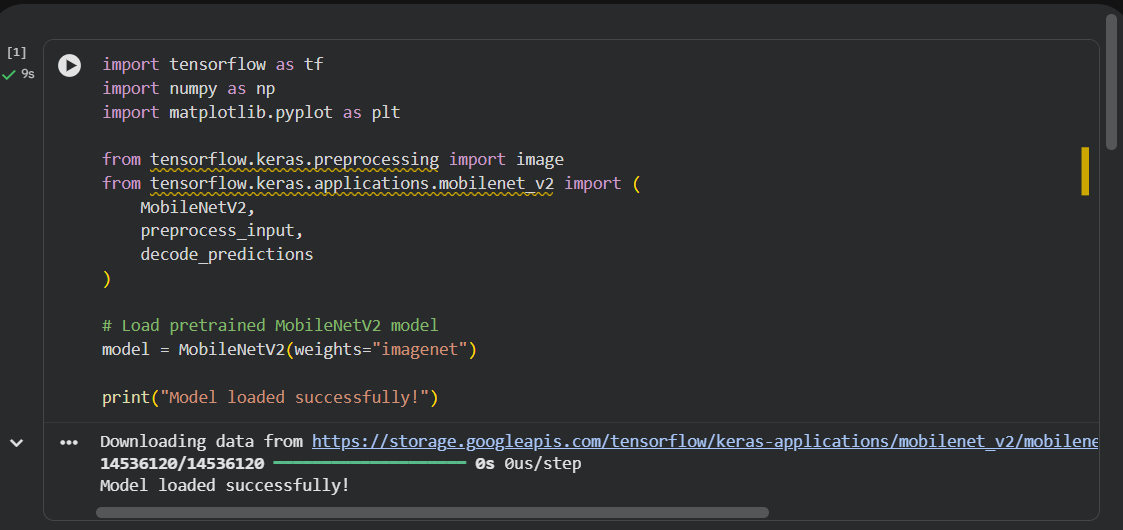
#> input picture Sample/op1.png, 1123 x 530 px, found by its file name
$ jupyter execute Exp23.ipynb
#> lines starting #> are read from the running program, lines starting #| are printed output that depends on the picture
<a href="https://colab.research.google.com/github/Swetha0407/Computer-vision/blob/main/Exp23.ipynb" target="_parent"></a>

[cell 1]
from google.colab import files
import cv2
import numpy as np
import matplotlib.pyplot as plt

# Upload an image
uploaded = files.upload()
#> the answer given: op1.png
filename = list(uploaded.keys())[0]

# Read the uploaded image
image = cv2.imread(filename)
#> image is the input picture: shape (530, 1123, 3); mean B, G, R 49.5, 47.9, 46

if image is None:
    print("Error: Unable to read the image.")
else:
    # Convert image to grayscale
    gray = cv2.cvtColor(image, cv2.COLOR_BGR2GRAY)

    # Define the kernel
    kernel = cv2.getStructuringElement(
        cv2.MORPH_ELLIPSE, (15, 15)
    )

    # Apply Top-Hat transformation
    tophat = cv2.morphologyEx(
        gray, cv2.MORPH_TOPHAT, kernel
    )
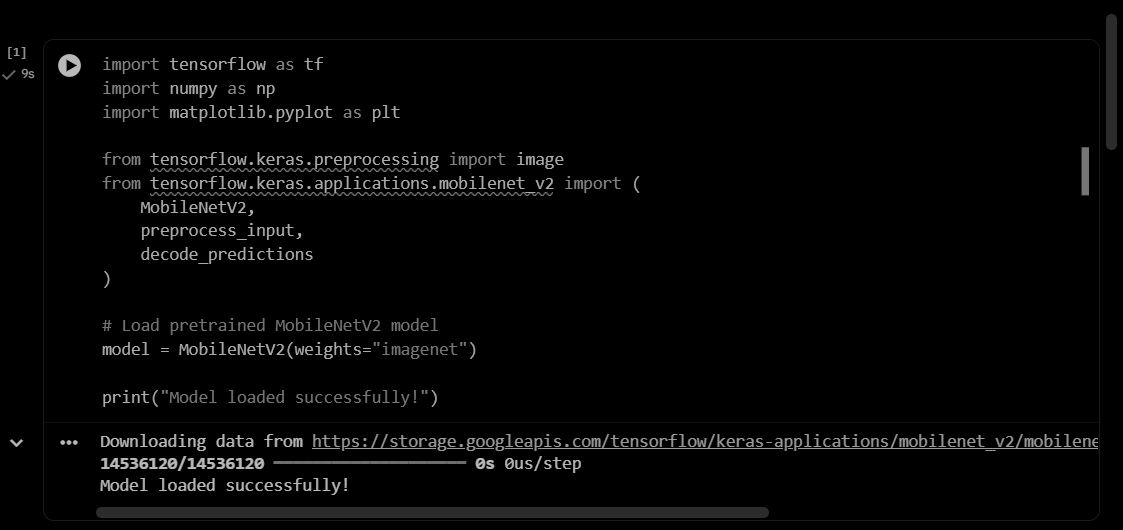
#> tophat: shape (530, 1123); min 0, max 185, mean 6

    # Display results
    plt.figure(figsize=(15, 5))

    plt.subplot(1, 3, 1)
    plt.imshow(cv2.cvtColor(image, cv2.COLOR_BGR2RGB))
    plt.title("Original Image")
    plt.axis("off")

    plt.subplot(1, 3, 2)
    plt.imshow(gray, cmap="gray")
    plt.title("Grayscale Image")
    plt.axis("off")

    plt.subplot(1, 3, 3)
    plt.imshow(tophat, cmap="gray")
    plt.title("Top-Hat Output")
    plt.axis("off")

    plt.tight_layout()
    plt.show()
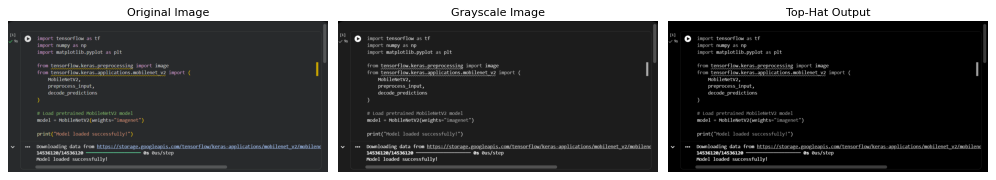
#> figure drawn by matplotlib, 3 panels

$ run again, on Sample/op3.png
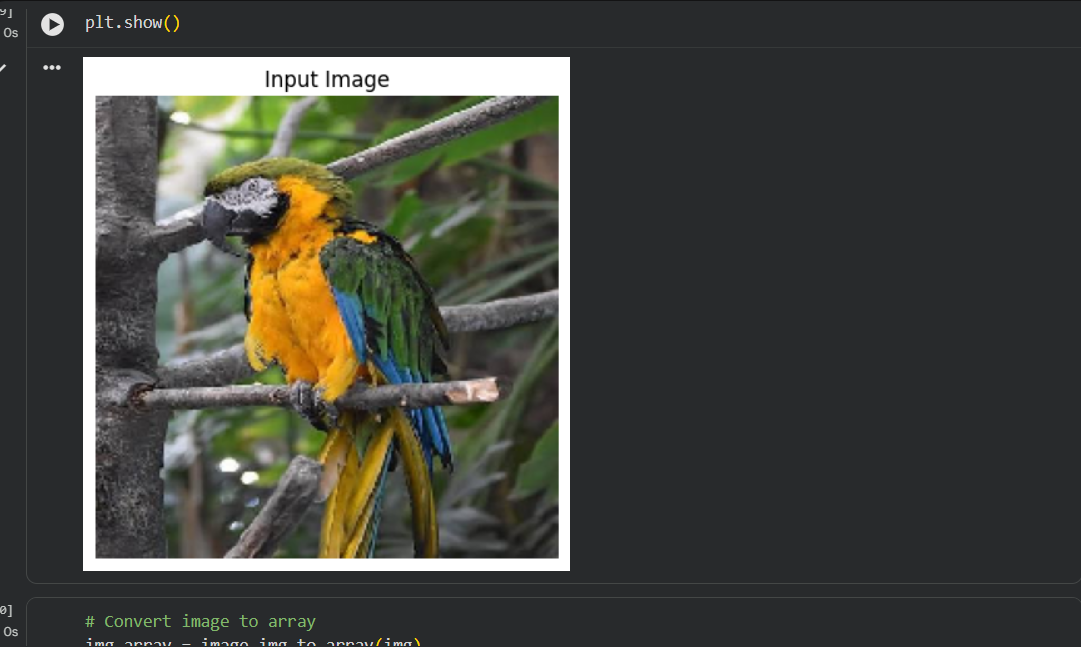
#> input picture Sample/op3.png, 1081 x 647 px, found by its file name
#> image is the input picture: shape (647, 1081, 3); mean B, G, R 62.8, 69, 68.1
#> `tophat = cv2.morphologyEx( gray, cv2.MORPH_TOPHAT, kernel )`:
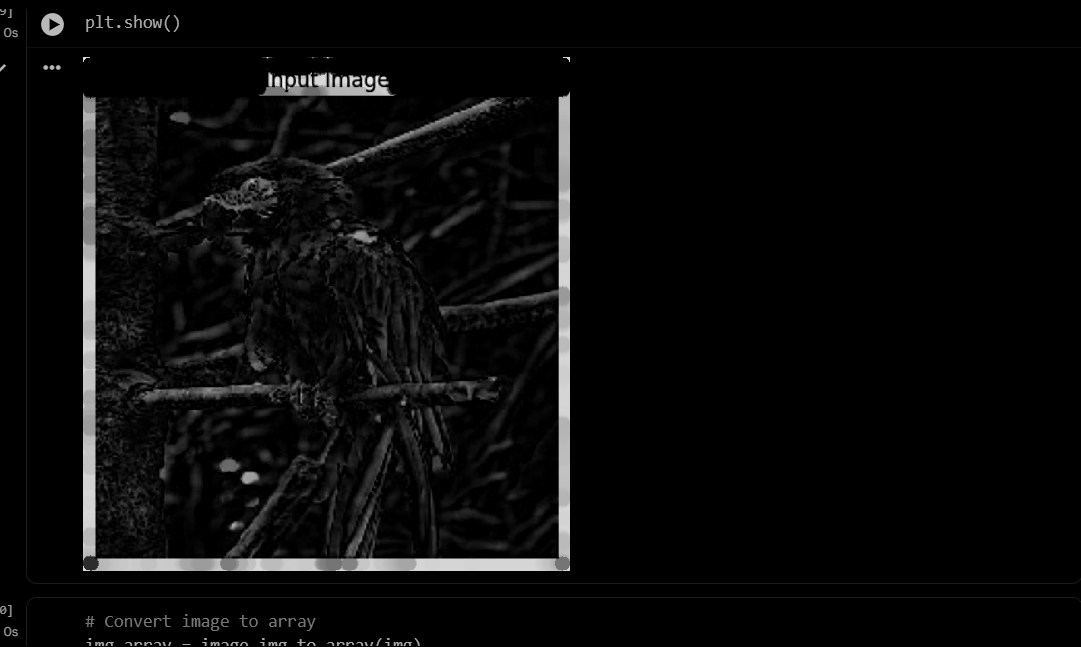
#> tophat: shape (647, 1081); min 0, max 241, mean 9.8
#> `plt.show()`:
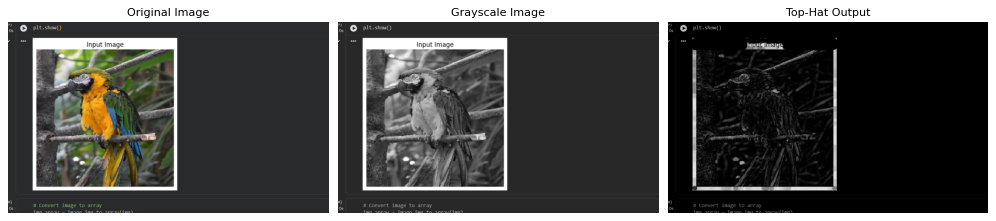
#> figure drawn by matplotlib, 3 panels

$ run again, on Sample/op4.png
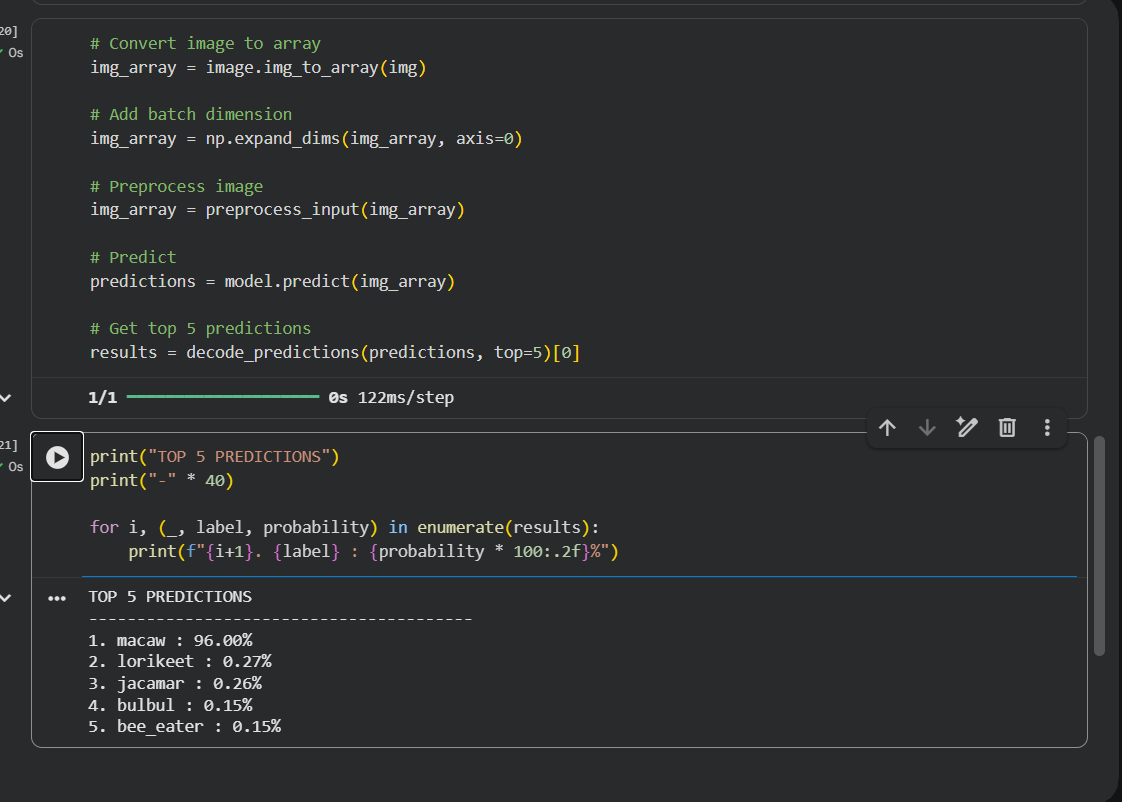
#> input picture Sample/op4.png, 1122 x 802 px, found by its file name
#> image is the input picture: shape (802, 1122, 3); mean B, G, R 47.7, 46.2, 44
#> `tophat = cv2.morphologyEx( gray, cv2.MORPH_TOPHAT, kernel )`:
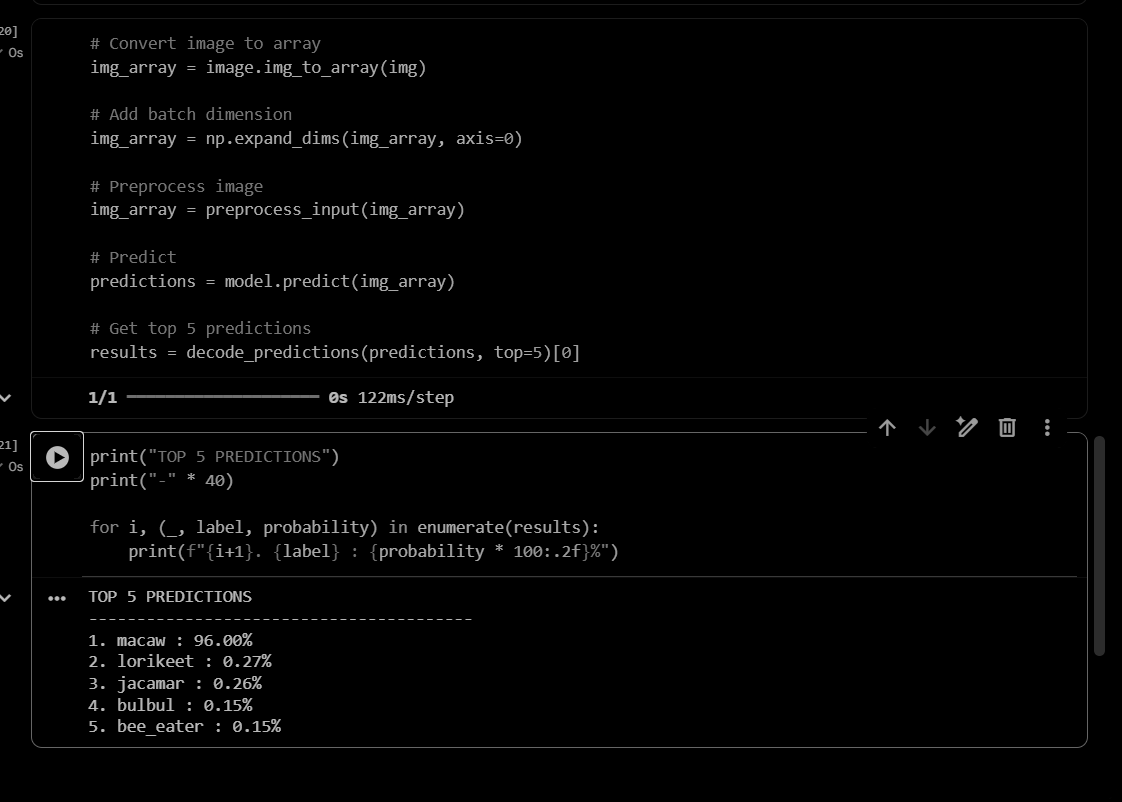
#> tophat: shape (802, 1122); min 0, max 213, mean 4.2
#> `plt.show()`:
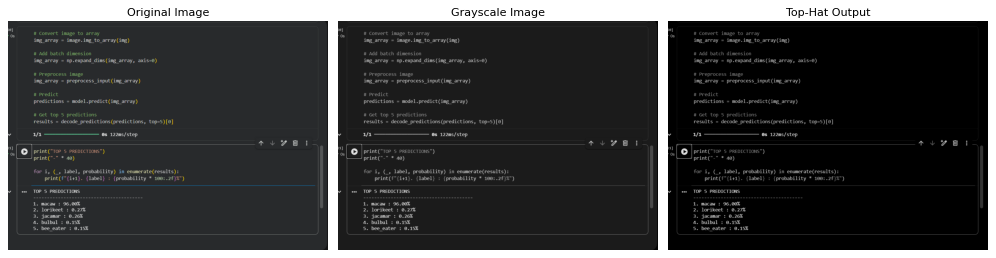
#> figure drawn by matplotlib, 3 panels
